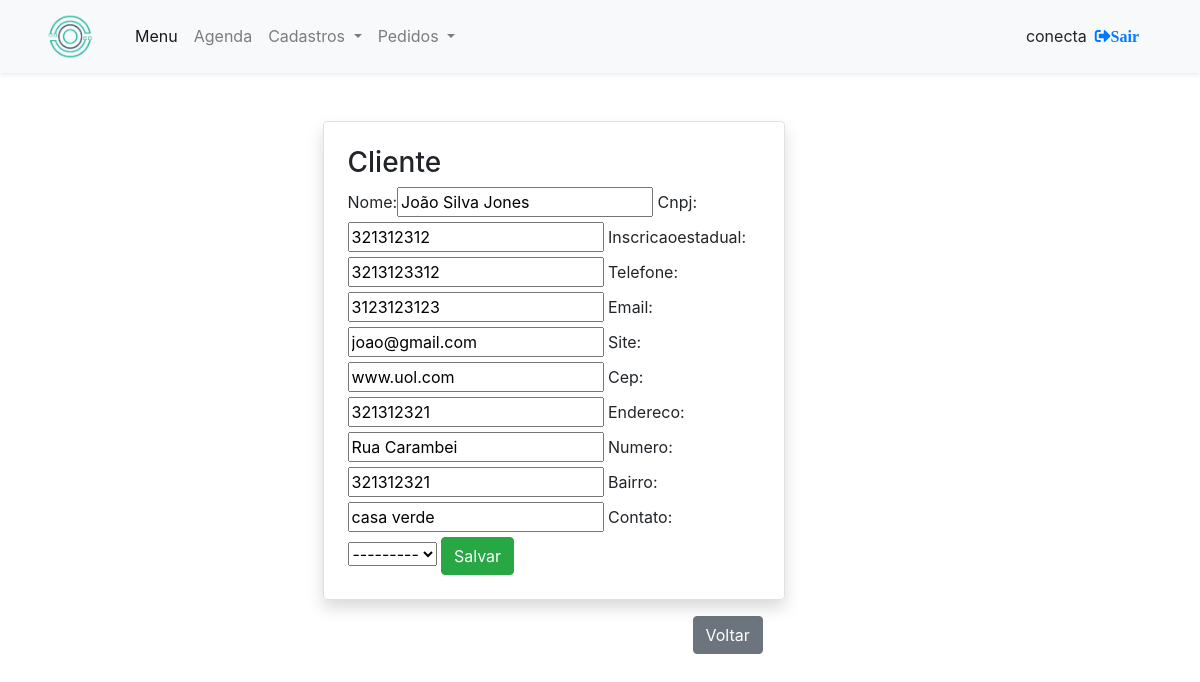
The page /home/cliente_altera/2/ (signed in) on the database its author committed.
### home/models.py (models this page shows, shortened)
class Cliente(models.Model):
    nome = models.CharField(max_length=30)
    cnpj = models.IntegerField()
    inscricaoestadual = models.IntegerField()
    email = models.EmailField()
    site = models.CharField(max_length=50)
    cep = models.IntegerField()
    endereco = models.CharField(max_length=100)
    numero = models.IntegerField()
    bairro = models.CharField(max_length=20)
    telefone = models.IntegerField()
    contato = models.ForeignKey(Contato, null=True, blank=True, on_delete=models.CASCADE)

### home/views.py (the view)
# urls.py: path('cliente_altera/<int:id>/', cliente_altera, name='cliente_altera'),
@login_required
def cliente_altera(request, id):
    cliente = get_object_or_404(Cliente, pk=id)
    form = ClienteForm(request.POST or None, instance=cliente)
    if form.is_valid():
        form.save()
        return redirect('cliente_list')
    return render(request, 'cliente_form.html', {'form': form})

### home/forms.py
class ClienteForm(ModelForm):
    class Meta:
        model = Cliente
        fields = ['nome', 'cnpj', 'inscricaoestadual', 'telefone',
                  'email', 'site', 'cep', 'endereco', 'numero', 'bairro',
                  'telefone', 'contato',
                  ]

### home/templates/cliente_form.html (shortened to what this page needs)
{% extends 'base.html' %}
{% load bootstrap %}
{% block main %}
        <main class="mt-5">
            <section class="container mb-5">
                <article class="rounded border shadow p-4 offset-md-3 col-md-5">
                    <h3> Cliente </h3>
                    <form class="" action="" method="POST">
                        {{ form|bootstrap }}
                        <button class="btn btn-success" type="submit">Salvar</button>
                    </form>
                </article>
                <a class="btn btn-secondary mt-3 offset-md-7" href="{% url 'cliente_list' %}">Voltar</a>
            </section>
        </main>
{% endblock %}

### templates/base.html (shortened to what this page needs)
{% load static %}
<!doctype html>
<html lang="pt">
    <head>
        <link rel="stylesheet" href="https://use.fontawesome.com/releases/v5.2.0/css/all.css">
        <link rel="stylesheet" href="{% static 'css/bootstrap.css' %}">
        <link rel="stylesheet" href="{% static 'css/auto.css' %}">
        <link rel="stylesheet" href="{% static 'css/agenda-default.css' %}">
        <link rel="stylesheet" href="{% static 'css/fullcalendar.min.css' %}">
        <link rel="stylesheet" href="{% static 'css/fullcalendar.print.min.css' %}"  media='print' />
    </head>
    <body>
        <header>
            <nav class="navbar navbar-expand-lg navbar-light bg-light shadow-sm">
              <div class="container">
                    <a class="navbar-brand" href="{% url 'home' %}">
                        <img class="" src="{% static 'media/icon.png' %}" width="50px" alt="logo" >
                    </a>
                  <div class="collapse navbar-collapse" id="navbarNavDropdown">
                      <div class="navbar d-flex justify-content-between collapse navbar-collapse">
                          <ul class="navbar-nav ">
                              <li class="nav-item active">
                                <a class="nav-link" href="{% url 'home' %}">Menu<span class="sr-only">(current)</span></a>
                              </li>
                              <li class="nav-item">
                                <a class="nav-link" href="{% url 'agenda' %}">Agenda</a>
                              </li>
                              <li class="nav-item">
                                <a class="nav-link dropdown-toggle" href="" id="navbarDropdownMenuLink" role="button" data-toggle="dropdown" aria-haspopup="true" aria-expanded="false">
                                  Cadastros
                                </a>
                              </li>
                              <li class="nav-item dropdown">
                                <a class="nav-link dropdown-toggle" href="#" id="navbarDropdownMenuLink" role="button" data-toggle="dropdown" aria-haspopup="true" aria-expanded="false">
                                  Pedidos
                                </a>
                              </li>
                          </ul>
                          <form class="form-inline">
                              {% if user.is_authenticated %}
                                <div class="pr-2">
                                    {{ user.username }}
                                </div>
                                <a class="my-2 my-lg-0" href="/logout"><i class="fas fa-sign-out-alt">Sair</i></a>
                              {% endif %}
                          </form>
                      </div>
                  </div>
              </div>
            </nav>
        </header>
        {% block main %}
        {% endblock %}
    </body>
</html>

### rows shown on the page
Cliente: nome "João Silva Jones", cnpj "321312312", inscricaoestadual "3213123312", telefone "3123123123", email "joao@gmail.com", site "www.uol.com", cep "321312321", endereco "Rua Carambei", numero "321312321", bairro "casa verde", contato "---------"

### other values the page prints
{{ user.username }} "conecta"
